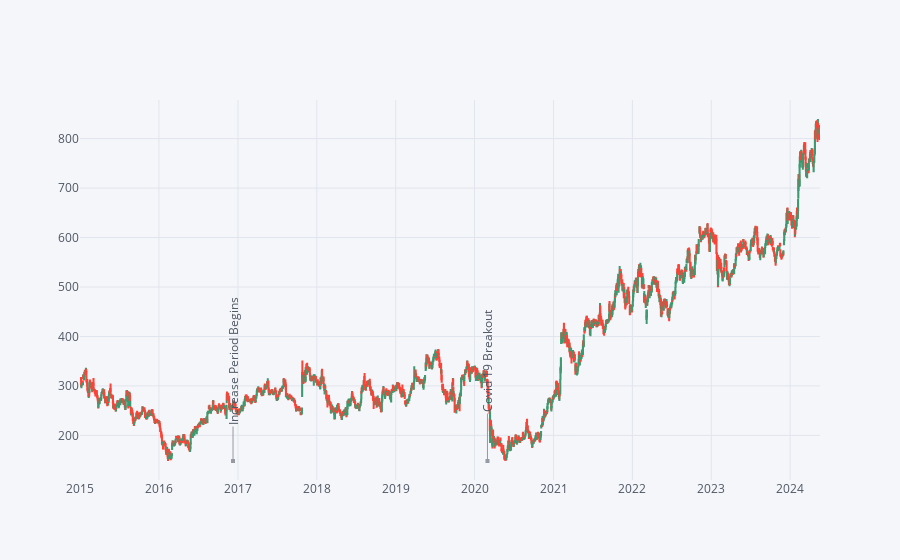

Notebook code for this chart:
### Markdown cell above
*SBI*

### Code cell
bank_stocks['SBI'].loc['2015-01-01':].iplot(kind='candle',
                                           annotations=[dict(
        x='2016-12-09', y=0.05, xref='x', yref='paper',
        showarrow=True, xanchor='left', text='Increase Period Begins'),
                                                         dict(
        x='2020-03-01', y=0.05, xref='x', yref='paper',
        showarrow=True, xanchor='left', text='Covid 19 Breakout')])

### Figure 1 — Plotly figure (JSON) as saved in the notebook; plotly's stock layout.template omitted (floating-point values rounded to 4 significant figures; data arrays with more than 128 entries replaced by an {"elided": "..."} marker saying what was removed)
{"data": [{"close": {"elided": "2314 float values"}, "high": {"elided": "2314 float values"}, "low": {"elided": "2314 float values"}, "open": {"elided": "2314 float values"}, "showlegend": false, "type": "candlestick", "x": {"elided": "2314 str values"}, "yaxis": "y2"}], "layout": {"annotations": [{"arrowcolor": "#9499A3", "arrowhead": 7, "ax": 0, "ay": -100, "font": {"color": "#4D5663", "size": 12}, "hovertext": "", "opacity": 1, "showarrow": true, "text": "Increase Period Begins", "textangle": -90, "x": "2016-12-09", "xref": "x", "y": 0.05, "yref": "paper"}, {"arrowcolor": "#9499A3", "arrowhead": 7, "ax": 0, "ay": -100, "font": {"color": "#4D5663", "size": 12}, "hovertext": "", "opacity": 1, "showarrow": true, "text": "Covid 19 Breakout", "textangle": -90, "x": "2020-03-01", "xref": "x", "y": 0.05, "yref": "paper"}], "autosize": true, "legend": {"bgcolor": "#F5F6F9", "font": {"color": "#4D5663"}}, "paper_bgcolor": "#F5F6F9", "plot_bgcolor": "#F5F6F9", "title": {"font": {"color": "#4D5663"}}, "xaxis": {"autorange": true, "gridcolor": "#E1E5ED", "range": ["2014-12-31 12:00", "2024-05-18 12:00"], "rangeslider": {"visible": false, "yaxis2": {}}, "showgrid": true, "tickfont": {"color": "#4D5663"}, "title": {"font": {"color": "#4D5663"}, "text": ""}, "type": "date", "zerolinecolor": "#E1E5ED"}, "yaxis": {"gridcolor": "#E1E5ED", "showgrid": true, "showticklabels": false, "tickfont": {"color": "#4D5663"}, "title": {"font": {"color": "#4D5663"}, "text": ""}, "zerolinecolor": "#E1E5ED"}, "yaxis2": {"autorange": true, "gridcolor": "#E1E5ED", "range": [109.8, 878.1], "showgrid": true, "tickfont": {"color": "#4D5663"}, "title": {"font": {"color": "#4D5663"}, "text": ""}, "zerolinecolor": "#E1E5ED"}}}
